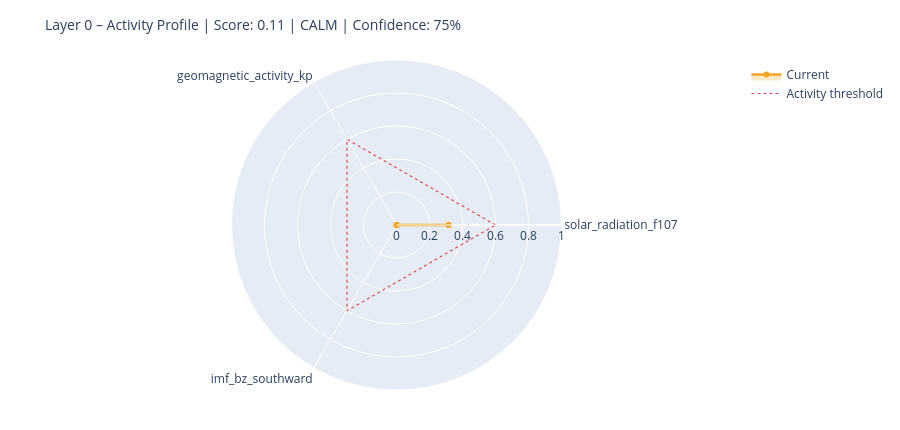

Notebook source saved alongside this figure:
### Markdown cell above
---
## 6. State Assessment & Handoff to Layer 1

### Code cell
# ============================================================
# STEP 1 – Collect raw values with source modes
# Mode: 'primary' | 'fallback_3h' | 'last_valid' | 'missing'
# ============================================================

def safe_last(df, col):
    if df is None or col not in df.columns: return None
    s = df[col].dropna()
    return float(s.iloc[-1]) if not s.empty else None

f107_now = safe_last(df_f107, 'f10.7')
bz_now   = safe_last(df_mag,  'bz_gsm')
kp_now   = safe_last(df_kp,   'kp')
sw_now   = safe_last(df_sw,   'speed')

source_modes = {
    'F10.7':    'primary'  if f107_now is not None else 'missing',
    'Kp':       'primary'  if kp_now   is not None else 'missing',
    'IMF_Bz':   'primary'  if bz_now   is not None else 'missing',
    'SW_speed': 'primary'  if sw_now   is not None else 'missing',
}

# Kp Fallback – 3h endpoint
if kp_now is None:
    try:
        r = requests.get(
            'https://services.swpc.noaa.gov/json/noaa-planetary-k-index.json',
            timeout=10)
        r.raise_for_status()
        fb = pd.DataFrame(r.json())
        tc = next((c for c in fb.columns if 'time' in c.lower()), fb.columns[0])
        kc = next((c for c in fb.columns if 'kp' in c.lower() and c != tc), None)
        if kc:
            fb[kc] = fb[kc].astype(str).str.extract(r'([0-9]+(?:\.[0-9]*)?)')[0]
            fb[kc] = pd.to_numeric(fb[kc], errors='coerce')
            fb = fb[fb[kc] >= 0].dropna(subset=[kc])
            if not fb.empty:
                kp_now = float(fb[kc].iloc[-1])
                source_modes['Kp'] = 'fallback_3h'
                print(f'  Kp fallback (3h): {kp_now:.1f}')
    except Exception as e:
        print(f'  Kp fallback failed: {e}')

# Solar Wind Fallback – last valid value
if sw_now is None and df_sw is not None and 'speed' in df_sw.columns:
    s = df_sw['speed'].dropna()
    if not s.empty:
        sw_now = float(s.iloc[-1])
        source_modes['SW_speed'] = 'last_valid'
        print(f'  SW fallback (last_valid): {sw_now:.0f} km/s')

print()
print('Source modes:', source_modes)

# ============================================================
# STEP 2 – Score from available components only
# ============================================================

def norm(v, lo, hi):
    if v is None: return None
    return max(0.0, min(1.0, (v - lo) / (hi - lo)))

COMPONENTS = {
    'solar_radiation_f107':    (f107_now, norm(f107_now, 60, 250)),
    'geomagnetic_activity_kp': (kp_now,   norm(kp_now,   0,   9)),
    'imf_bz_southward':        (bz_now,   norm(-(bz_now or 0) if bz_now else None, -5, 30)
                                           if bz_now is not None else None),
    'solar_wind_speed':        (sw_now,   norm(sw_now, 300, 800)),
}

available   = {k: v[1] for k, v in COMPONENTS.items() if v[1] is not None}
unavailable = [k for k, v in COMPONENTS.items() if v[1] is None]

layer0_score = round(sum(available.values()) / len(available), 4) if available else None
confidence   = round(len(available) / len(COMPONENTS), 2)

level = ('unknown'  if layer0_score is None
         else 'calm'     if layer0_score < 0.3
         else 'moderate' if layer0_score < 0.6
         else 'active')

# ============================================================
# STEP 3 – Dominant Driver
# ============================================================

def dominant_driver(kp, f107, bz, sw):
    candidates = []
    if kp   is not None and kp   >= 4:   candidates.append(('geomagnetic',    kp / 9))
    if sw   is not None and sw   >= 500:  candidates.append(('solar_wind',     sw / 800))
    if bz   is not None and bz   <= -5:   candidates.append(('imf_southward',  abs(bz) / 30))
    if f107 is not None and f107 >= 150:  candidates.append(('solar_radiation',f107 / 250))
    return max(candidates, key=lambda x: x[1])[0] if candidates else 'none'

driver = dominant_driver(kp_now, f107_now, bz_now, sw_now)

# ============================================================
# STEP 4 – Downstream expectations
# ============================================================

def downstream_expectation(driver, score, kp, bz, f107):
    exp = {
        'magnetosphere':        'calm',
        'ionosphere':           'calm',
        'schumann_resonance':   'unchanged',
        'lithosphere_currents': 'low',
    }
    if driver == 'geomagnetic' or (kp and kp >= 5):
        exp['magnetosphere']        = 'compressed / storm'
        exp['ionosphere']           = 'elevated disturbance (TEC variability)'
        exp['schumann_resonance']   = 'elevated amplitude possible'
        exp['lithosphere_currents'] = 'elevated induction currents'
    elif driver == 'imf_southward' or (bz and bz <= -5):
        exp['magnetosphere']        = 'energy coupling active'
        exp['ionosphere']           = 'elevated electron density possible'
        exp['schumann_resonance']   = 'slight modulation possible'
    elif driver == 'solar_radiation' or (f107 and f107 >= 150):
        exp['ionosphere']           = 'elevated ionization (F-layer)'
        exp['schumann_resonance']   = 'slightly elevated background activity'
    return exp

downstream = downstream_expectation(driver, layer0_score, kp_now, bz_now, f107_now)

# ============================================================
# CONSOLE OUTPUT
# ============================================================

W = 58
print('=' * W)
print('LAYER 0 – STATE ASSESSMENT')
print('=' * W)
for name, (raw_v, score_v) in COMPONENTS.items():
    if score_v is not None:
        bar = '█' * int(score_v * 20) + '░' * (20 - int(score_v * 20))
        print(f'  {name:<35}  {bar}  {score_v:.2f}')
    else:
        print(f'  {name:<35}  {"─" * 20}  n/a')
print('-' * W)
print(f'  Score ({len(available)}/{len(COMPONENTS)} components):  {layer0_score:.3f}')
print(f'  Confidence:         {confidence:.0%}')
print(f'  Level:              {level.upper()}')
print(f'  Dominant Driver:    {driver}')

# Radar chart
cats = list(available.keys())
vals = list(available.values())
if len(cats) >= 3:
    fig = go.Figure()
    fig.add_trace(go.Scatterpolar(
        r=vals + [vals[0]], theta=cats + [cats[0]],
        fill='toself', fillcolor='rgba(242,166,35,0.25)',
        line=dict(color='#F2A623', width=2.5), name='Current'
    ))
    fig.add_trace(go.Scatterpolar(
        r=[0.6] * (len(cats) + 1), theta=cats + [cats[0]],
        line=dict(color='#E24B4A', dash='dot', width=1.2),
        mode='lines', name='Activity threshold'
    ))
    fig.update_layout(
        title=dict(text=f'Layer 0 – Activity Profile | Score: {layer0_score:.2f} | {level.upper()} | Confidence: {confidence:.0%}',
                   font=dict(size=14)),
        polar=dict(radialaxis=dict(visible=True, range=[0, 1])),
        height=430, showlegend=True,
        margin=dict(l=60, r=60, t=60, b=40)
    )
    fig.show()

### Figure 1 — Plotly figure (JSON) as saved in the notebook; plotly's stock layout.template omitted (floating-point values rounded to 4 significant figures)
{"data": [{"fill": "toself", "fillcolor": "rgba(242,166,35,0.25)", "line": {"color": "#F2A623", "width": 2.5}, "name": "Current", "r": [0.3158, 0.0, 0.0, 0.3158], "theta": ["solar_radiation_f107", "geomagnetic_activity_kp", "imf_bz_southward", "solar_radiation_f107"], "type": "scatterpolar"}, {"line": {"color": "#E24B4A", "dash": "dot", "width": 1.2}, "mode": "lines", "name": "Activity threshold", "r": [0.6, 0.6, 0.6, 0.6], "theta": ["solar_radiation_f107", "geomagnetic_activity_kp", "imf_bz_southward", "solar_radiation_f107"], "type": "scatterpolar"}], "layout": {"height": 430, "margin": {"b": 40, "l": 60, "r": 60, "t": 60}, "polar": {"radialaxis": {"range": [0, 1], "visible": true}}, "showlegend": true, "title": {"font": {"size": 14}, "text": "Layer 0 – Activity Profile | Score: 0.11 | CALM | Confidence: 75%"}}}
